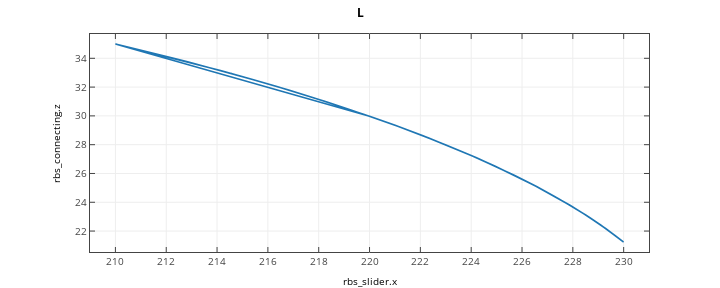

The notebook cell this image was saved under:
### Code cell
fig = plt.figure('l',figsize=(10,4))
plt.plot(m.simulations[0][0]['rbs_slider.x'],m.simulations[0][0]['rbs_connecting.z'])
plt.title('<b>L')
plt.tick_params(color='r')
plt.xlabel('rbs_slider.x')
plt.ylabel('rbs_connecting.z')
plt.grid(color='r', linestyle='-', linewidth=2)
fig.add_subplot
plotly.offline.iplot_mpl(fig,resize=False,strip_style=False)

### Figure 1 — Plotly figure (JSON) as saved in the notebook; plotly's stock layout.template omitted (floating-point values rounded to 4 significant figures)
{"data": [{"line": {"color": "rgba (31, 119, 180, 1)", "dash": "solid", "width": 1.5}, "mode": "lines", "name": "rbs_connecting.z", "type": "scatter", "uid": "93dcf5", "x": [210, 220, 221.0, 222.0, 223.0, 223.9, 224.8, 225.7, 226.5, 227.2, 227.9, 228.5, 229.0, 229.4, 229.7, 229.9, 230.0, 230.0, 229.9, 229.7, 229.4, 229.0, 228.5, 228.0, 227.3, 226.6, 225.8, 224.9, 224.0, 223.1, 222.1, 221.1, 220.1, 219.1, 218.1, 217.1, 216.2, 215.3, 214.4, 213.6, 212.8, 212.2, 211.6, 211.1, 210.7, 210.4, 210.1, 210.0, 210.0, 210.1, 210.3, 210.6, 210.9, 211.4, 212.0, 212.6, 213.3, 214.1, 215.0, 215.9, 216.8, 217.8, 218.8, 219.8, 220.8, 221.8, 222.8, 223.7, 224.7, 225.5, 226.3, 227.1, 227.8, 228.4, 228.9, 229.3, 229.6, 229.8, 230.0, 230.0, 229.9, 229.7, 229.5, 229.1, 228.6, 228.1, 227.4, 226.7, 225.9, 225.1, 224.2, 223.3, 222.3, 221.3, 220.3, 219.3, 218.3, 217.3, 216.4, 215.4, 214.6], "xaxis": "x", "y": [35, 29.98, 29.35, 28.69, 28.01, 27.31, 26.59, 25.88, 25.17, 24.47, 23.79, 23.16, 22.59, 22.09, 21.69, 21.4, 21.25, 21.24, 21.38, 21.65, 22.04, 22.53, 23.1, 23.73, 24.4, 25.09, 25.81, 26.52, 27.23, 27.94, 28.62, 29.28, 29.92, 30.52, 31.1, 31.64, 32.14, 32.6, 33.03, 33.41, 33.76, 34.06, 34.32, 34.54, 34.72, 34.85, 34.94, 34.99, 35.0, 34.96, 34.88, 34.76, 34.6, 34.39, 34.14, 33.85, 33.52, 33.15, 32.74, 32.28, 31.79, 31.27, 30.7, 30.11, 29.48, 28.82, 28.15, 27.45, 26.74, 26.02, 25.31, 24.61, 23.93, 23.29, 22.7, 22.18, 21.76, 21.45, 21.27, 21.23, 21.34, 21.59, 21.95, 22.42, 22.98, 23.6, 24.26, 24.95, 25.66, 26.38, 27.09, 27.79, 28.48, 29.15, 29.79, 30.4, 30.98, 31.53, 32.04, 32.51, 32.95], "yaxis": "y"}], "layout": {"autosize": false, "height": 288, "hovermode": "closest", "margin": {"b": 36, "l": 90, "pad": 0, "r": 71, "t": 34}, "showlegend": false, "title": "<b>L", "titlefont": {"color": "#000000", "size": 12}, "width": 720, "xaxis": {"anchor": "y", "domain": [0, 1], "mirror": "ticks", "nticks": 11, "range": [209.0, 231.0], "showgrid": true, "showline": true, "side": "bottom", "tickfont": {"size": 10}, "ticks": "inside", "title": "rbs_slider.x", "titlefont": {"color": "#000000", "size": 10}, "type": "linear", "zeroline": false}, "yaxis": {"anchor": "x", "domain": [0, 1], "mirror": "ticks", "nticks": 9, "range": [20.55, 35.69], "showgrid": true, "showline": true, "side": "left", "tickfont": {"size": 10}, "ticks": "inside", "title": "rbs_connecting.z", "titlefont": {"color": "#000000", "size": 10}, "type": "linear", "zeroline": false}}}
